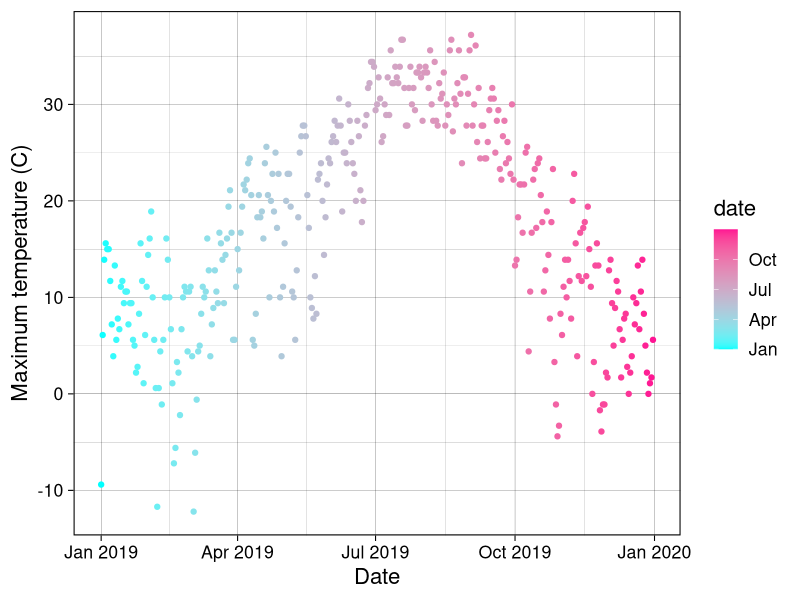

Recreate this plot in R.
## ---- chunk 1
knitr::opts_chunk$set(echo = TRUE)
## ---- chunk 2
library("tidyverse")
library("lubridate")
## ---- chunk 3
df <- read_csv("data/temp_df.csv")

head(df)
tail(df)
str(df)

df$date <- as.Date(df$date, format = "%m/%d/%Y")
## ---- chunk 4
df <- df %>% 
  mutate(t_range = tmax - tmin, tmax_f = (tmax*(9/5))+32)

rm(new_df)
## ---- chunk 5
ggplot(df, aes(x = date, y = tmax, color = date)) +
  geom_point() +
  ylab("Maximum temperature (C)") +
  xlab("Date") +
  theme_linedraw(base_size = 16) +
  scale_color_gradient(low = 'cyan', high = 'deeppink', trans = 'date')

